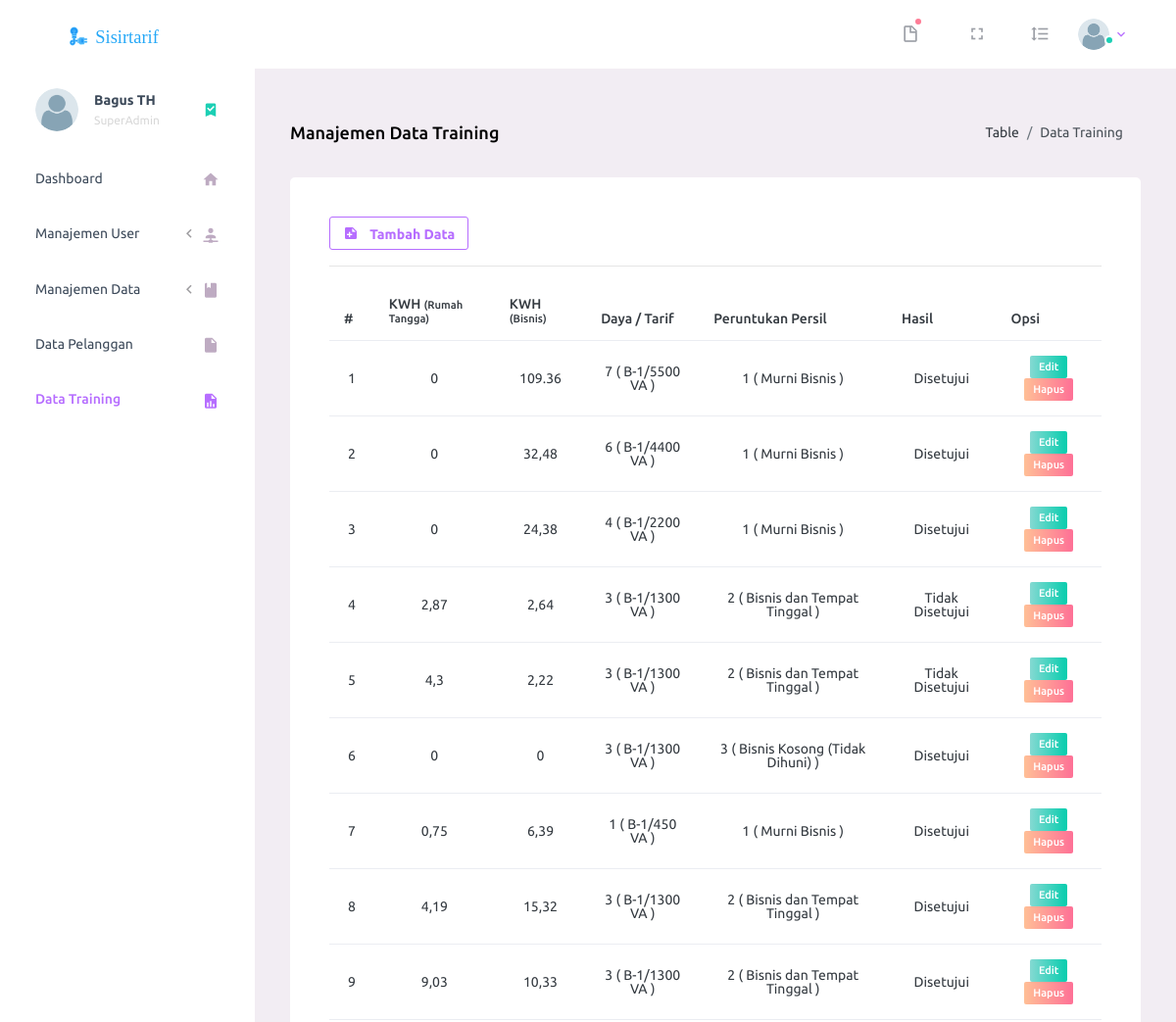
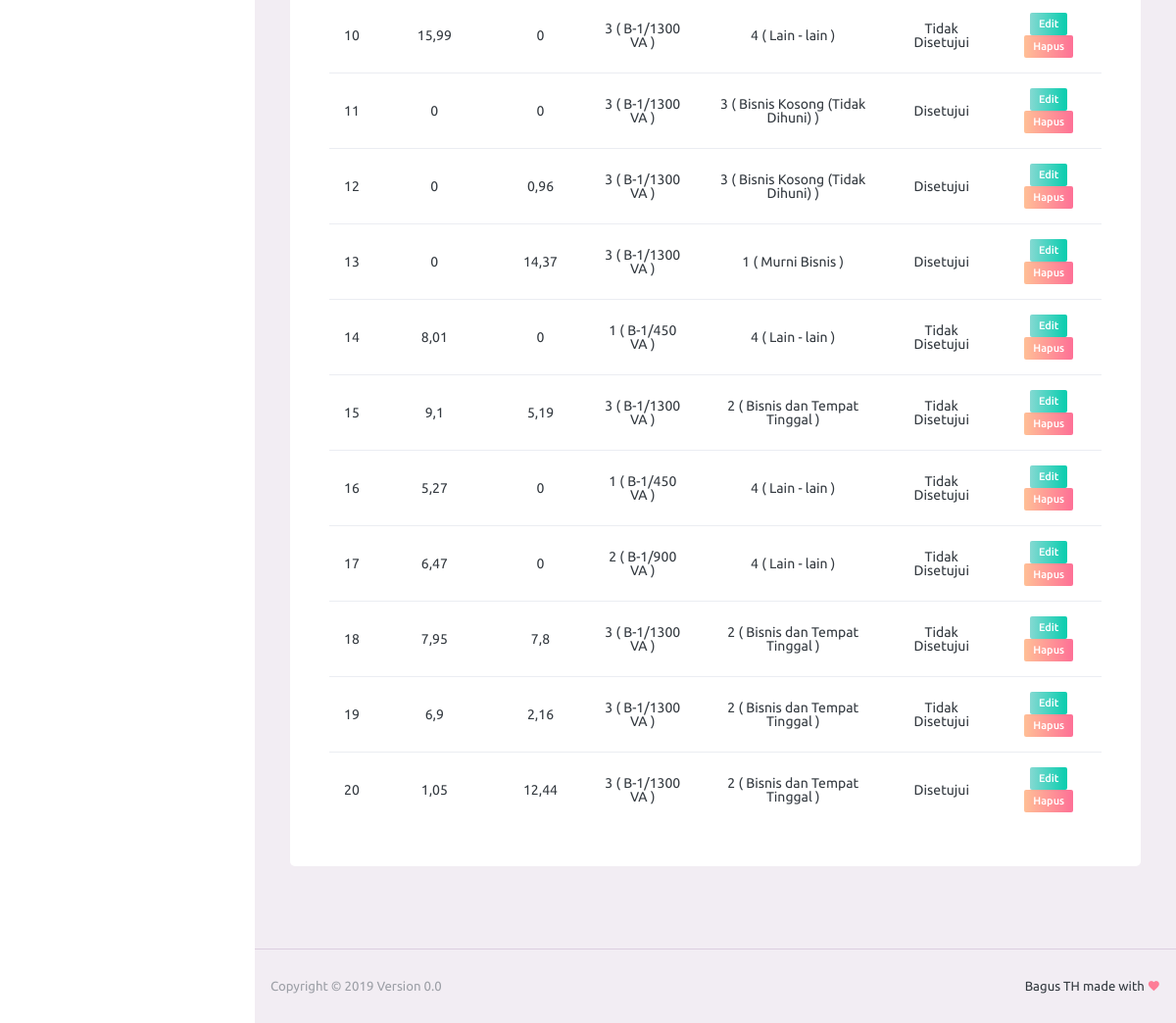
Screenshot of /?page=data_training (signed in) with the database file from the repository (2 pictures, top to bottom).
### tables this page shows
CREATE TABLE `user` (
  `nik` int(11) NOT NULL,
  `nama_lengkap` varchar(100) NOT NULL,
  `email` varchar(50) NOT NULL,
  `no_telp` varchar(20) NOT NULL,
  `jenis_kelamin` enum('Pria','Wanita') NOT NULL,
  `alamat` text NOT NULL,
  `gambar` varchar(100) NOT NULL,
  `username` varchar(100) NOT NULL,
  `password` varchar(100) NOT NULL,
  `pass` varchar(100) NOT NULL,
  `hak_akses` enum('SuperAdmin','Admin','Karyawan') NOT NULL,
  `status` enum('Aktif','Tidak Aktif') NOT NULL,
  `tgl_buat` varchar(50) NOT NULL
);

CREATE TABLE `data_training` (
  `id_dt` int(11) NOT NULL,
  `kwh_rt` varchar(50) NOT NULL,
  `kwh_bisnis` varchar(50) NOT NULL,
  `id_daya_tarif` int(11) NOT NULL,
  `id_peruntukan_persil` int(11) NOT NULL,
  `hasil` enum('Disetujui','Tidak Disetujui') NOT NULL
);

CREATE TABLE `data_daya_tarif` (
  `id_ddt` int(11) NOT NULL,
  `id_daya_tarif` int(11) NOT NULL,
  `daya_tarif` varchar(50) NOT NULL
);

CREATE TABLE `data_peruntukan_persil` (
  `id_pp` int(11) NOT NULL,
  `id_peruntukan_persil` int(11) NOT NULL,
  `peruntukan_persil` varchar(100) NOT NULL
);

### inc/data_training.php (the view, shortened to what this page needs)
<?php
$sql_data_training = mysqli_query($db, "SELECT * FROM data_training JOIN data_daya_tarif ON data_training.id_daya_tarif = data_daya_tarif.id_daya_tarif JOIN data_peruntukan_persil ON data_training.id_peruntukan_persil = data_peruntukan_persil.id_peruntukan_persil ORDER BY id_dt ") or die ($db->error);
$no = 1;
?>
<?php if (@$_GET['action'] == ''): ?>
  <div class="content-wrapper">
    <div class="page-header">
      <h3 class="page-title">
        Manajemen Data Training
      </h3>
      <nav aria-label="breadcrumb">
        <ol class="breadcrumb">
          <li class="breadcrumb-item">Table</li>
          <li class="breadcrumb-item active" aria-current="page">Data Training</li>
        </ol>
      </nav>
    </div>
    <div class="row">
      <div class="col-12 grid-margin">
        <div class="card">
          <div class="card-body">
            <a href="?page=data_training&action=tambah_data_training" class="btn btn-outline-primary btn-icon-text btn-sm">
              <i class="mdi mdi-note-plus btn-icon-prepend"></i>
              Tambah Data
            </a>
            <hr>
            <div class="table-responsive ">
              <table class="table" id="myTable">
                <thead>
                  <tr>
                    <th>#</th>
                    <th>KWH <small>(Rumah Tangga)</small></th>
                    <th>KWH <small>(Bisnis)</small></th>
                    <th>Daya / Tarif</th>
                    <th>Peruntukan Persil</th>
                    <th>Hasil</th>
                    <th>Opsi</th>
                  </tr>
                </thead>
                <tbody>
                  <?php while($data_data_training = mysqli_fetch_array($sql_data_training)) { ?>
                    <tr>
                      <td align="center"><?= $no++; ?>  </td>
                      <td align="center"><?= $data_data_training['kwh_rt']; ?></td>
                      <td align="center"><?= $data_data_training['kwh_bisnis']; ?></td>
                      <td align="center"><?= $data_data_training['id_daya_tarif']; ?> ( <?= $data_data_training['daya_tarif']; ?> )</td>
                      <td align="center"><?= $data_data_training['id_peruntukan_persil']; ?> ( <?= $data_data_training['peruntukan_persil']; ?> )</td>
                      <td align="center"><?= $data_data_training['hasil']; ?></td>
                      <td align="center">
                        <a href="?page=data_training&action=edit_data_training&id_dt=<?= $data_data_training['id_dt']; ?>" class="badge badge-gradient-success" style="text-decoration: none;">Edit</a>
                        <a href="?page=data_training&action=hapus_data_training&id_dt=<?php echo $data_data_training['id_dt']; ?>" class="badge badge-gradient-danger tombol-hapus" style="text-decoration: none;">Hapus</a>
                      </td>
                    </tr>
                  <?php } ?>
                </tbody>
              </table>
            </div>
          </div>
        </div>
      </div>
    </div>
  </div>
          <?php endif; ?>

### index.php (shortened to what this page needs)
<?php
include "+koneksi.php";
if(@$_SESSION['superadmin'] || @$_SESSION['admin'] || @$_SESSION['karyawan']) {
  ?>
  <!DOCTYPE html>
  <html lang="en">
  <head>
    <link rel="stylesheet" href="vendors/iconfonts/mdi/css/materialdesignicons.min.css">
    <link rel="stylesheet" href="vendors/css/vendor.bundle.base.css">
    <link rel="stylesheet" href="css/style.css">
    <link rel="stylesheet" type="text/css" href="https://cdn.datatables.net/v/bs4/dt-1.10.18/datatables.min.css"/>
  </head>
  <?php
  if(@$_SESSION['superadmin']) {
    $sql_terlogin = mysqli_query($db, "SELECT * FROM user WHERE nik = '$_SESSION[superadmin]' ") or die ($db->error);
    $data_terlogin = mysqli_fetch_array($sql_terlogin);
  } elseif (@$_SESSION['admin']) {
    $sql_terlogin = mysqli_query($db, "SELECT * FROM user WHERE nik = '$_SESSION[admin]' ") or die ($db->error);
    $data_terlogin = mysqli_fetch_array($sql_terlogin);
  } else {
    $sql_terlogin = mysqli_query($db, "SELECT * FROM user WHERE nik = '$_SESSION[karyawan]' ") or die ($db->error);
    $data_terlogin = mysqli_fetch_array($sql_terlogin);
  }
  ?>
  <body>
    <div class="container-scroller">
      <nav class="navbar default-layout-navbar col-lg-12 col-12 p-0 fixed-top d-flex flex-row">
        <div class="text-center navbar-brand-wrapper d-flex align-items-center justify-content-center">
          <a class="navbar-brand brand-logo" href="./"><img src="images/logo.svg" alt="logo"/></a>
        </div>
        <div class="navbar-menu-wrapper d-flex align-items-stretch">
          <ul class="navbar-nav navbar-nav-right">
            <?php if ($data_terlogin['hak_akses'] != 'Karyawan'): ?>
              <?php
              $sql_notif = mysqli_query($db, "SELECT * FROM pelanggan JOIN user ON pelanggan.nik = user.nik WHERE hits = '1' LIMIT 5 ");
              ?>
              <li class="nav-item dropdown">
                <a class="nav-link count-indicator dropdown-toggle" id="messageDropdown" data-toggle="dropdown" aria-expanded="false">
                  <i class="mdi mdi-file-outline"></i>
                  <?php
                  if (mysqli_num_rows($sql_notif) > 0) {
                    ?>
                    <span class="count-symbol bg-warning"></span>
                    <div class="dropdown-menu dropdown-menu-right navbar-dropdown preview-list" aria-labelledby="messageDropdown">
                      <h6 class="p-1 mb-0">Data Masuk</h6>
                      <?php
                    } else { ?>
                      <span class="count-symbol bg-danger"></span>
                        <?php
                      }
                      ?>
                    </a>
                  </div>
              <?php endif ?>
              <li class="nav-item d-none d-lg-block full-screen-link">
                <a class="nav-link">
                  <i class="mdi mdi-fullscreen" id="fullscreen-button"></i>
                </a>
              </li>
              <li class="nav-item nav-settings d-none d-lg-block">
                <a class="nav-link" href="#">
                  <i class="mdi mdi-format-line-spacing"></i>
                </a>
              </li>
              <li class="nav-item nav-profile dropdown">
                <a class="nav-link dropdown-toggle" id="profileDropdown" href="#" data-toggle="dropdown" aria-expanded="false">
                  <div class="nav-profile-img">
                    <img src="images/foto/<?= ucfirst($data_terlogin['gambar']); ?>" alt="image">
                    <span class="availability-status online"></span>
                  </div>
                </a>
              </li>
          </div>
        <div class="container-fluid page-body-wrapper">
          <nav class="sidebar sidebar-offcanvas" id="sidebar">
            <ul class="nav">
              <li class="nav-item nav-profile">
                <a href="?page=users_detail" class="nav-link">
                  <div class="nav-profile-image">
                    <img src="images/foto/<?= ucfirst($data_terlogin['gambar']); ?>" alt="profile">
                  </div>
                  <div class="nav-profile-text d-flex flex-column">
                    <span class="font-weight-bold mb-2"><?php echo ucfirst($data_terlogin['nama_lengkap']); ?></span>
                    <span class="text-secondary text-small"><?php echo ucfirst($data_terlogin['hak_akses']); ?></span>
                  </div>
                  <i class="mdi mdi-bookmark-check text-success nav-profile-badge"></i>
                </a>
              </li>
              <li class="nav-item <?php if(@$_GET['page'] == '') { echo 'active'; } ?>">
                <a class="nav-link" href="./">
                  <span class="menu-title">Dashboard</span>
                  <i class="mdi mdi-home menu-icon"></i>
                </a>
              </li>
              <?php if ($data_terlogin['hak_akses'] != 'Karyawan'): ?>
                <li class="nav-item <?php if(@$_GET['page'] == 'user_admin') { echo 'active'; } elseif(@$_GET['page'] == 'user_karyawan') { echo 'active'; }  ?>">
                  <a class="nav-link" data-toggle="collapse" href="#ui-basic" aria-expanded="false" aria-controls="ui-basic">
                    <span class="menu-title">Manajemen User</span>
                    <i class="menu-arrow"></i>
                    <i class="mdi mdi-account-network menu-icon"></i>
                  </a>
                        </li>
                        <li class="nav-item <?php if(@$_GET['page'] == 'data_tarif_daya') { echo 'active'; } elseif(@$_GET['page'] == 'data_peruntukan_persil') { echo 'active'; }  ?>">
                          <a class="nav-link" data-toggle="collapse" href="#ui-basic1" aria-expanded="false" aria-controls="ui-basic">
                            <span class="menu-title">Manajemen Data</span>
                            <i class="menu-arrow"></i>
                            <i class="mdi mdi-book menu-icon"></i>
                          </a>
                            </li>
                          <?php endif ?>
                          <li class="nav-item <?php if(@$_GET['page'] == 'data_pelanggan') { echo 'active'; } ?>">
                            <a class="nav-link" href="?page=data_pelanggan">
                              <span class="menu-title">Data Pelanggan</span>
                              <i class="mdi mdi-file menu-icon"></i>
                            </a>
                          </li>
                          <?php if ($data_terlogin['hak_akses'] == 'SuperAdmin'): ?>
                            <li class="nav-item <?php if(@$_GET['page'] == 'data_training') { echo 'active'; } ?>">
                              <a class="nav-link" href="?page=data_training">
                                <span class="menu-title">Data Training</span>
                                <i class="mdi mdi-file-chart menu-icon"></i>
                              </a>
                            </li>
                          <?php endif ?>
                        </ul>
                      </nav>
                      <div class="main-panel">
                       <?php
                       if(@$_GET['page'] == '') {
                        include "inc/dashboard.php";
                      } else if(@$_GET['page'] == 'user_admin') {
                        include "inc/user_admin.php";
                      } else if(@$_GET['page'] == 'user_karyawan') {
                        include "inc/user_karyawan.php";
                      } else if(@$_GET['page'] == 'users_detail') {
                        include "inc/users_detail.php";
                      } else if(@$_GET['page'] == 'user_detail') {
                        include "inc/user_detail.php";
                      } else if(@$_GET['page'] == 'data_tarif_daya') {
                        include "inc/data_tarif_daya.php";
                      } else if(@$_GET['page'] == 'data_peruntukan_persil') {
                        include "inc/data_peruntukan_persil.php";
                      } else if(@$_GET['page'] == 'data_pelanggan') {
                        include "inc/data_pelanggan.php";
                      } else if(@$_GET['page'] == 'data_pelanggan_manajemen') {
                        include "inc/data_pelanggan_manajemen.php";
                      } else if(@$_GET['page'] == 'data_pelanggan_detail') {
                        include "inc/data_pelanggan_detail.php";
                      } else if(@$_GET['page'] == 'data_pelanggan_proses') {
                        include "inc/data_pelanggan_proses.php";
                      } else if(@$_GET['page'] == 'data_training') {
                        include "inc/data_training.php";
                      } else if(@$_GET['page'] == 'manajemen_alat') {
                        include "inc/manajemen_alat.php";
                      } else {
                        include "inc/error-404.php";
                      } ?>
                      <footer class="footer">
                        <div class="d-sm-flex justify-content-center justify-content-sm-between">
                          <span class="text-muted text-center text-sm-left d-block d-sm-inline-block">Copyright © 2019 Version 0.0</span>
                          <span class="float-none float-sm-right d-block mt-1 mt-sm-0 text-center">Bagus TH made with <i class="mdi mdi-heart text-danger"></i></span>
                        </div>
                      </footer>
                    </div>
                  </div>
              </body>
              </html>
              <?php
            } else {
              include "login.php";
            }
            ?>

### rows the page displays
user: nama_lengkap "Bagus TH", hak_akses "SuperAdmin"
data_training: kwh_rt "0", kwh_bisnis "109.36", data_daya_tarif.id_daya_tarif "7", data_daya_tarif.daya_tarif "B-1/5500 VA", data_peruntukan_persil.id_peruntukan_persil "1", data_peruntukan_persil.peruntukan_persil "Murni Bisnis", hasil "Disetujui"
data_training: kwh_rt "0", kwh_bisnis "32,48", data_daya_tarif.id_daya_tarif "6", data_daya_tarif.daya_tarif "B-1/4400 VA", data_peruntukan_persil.id_peruntukan_persil "1", data_peruntukan_persil.peruntukan_persil "Murni Bisnis", hasil "Disetujui"
data_training: kwh_rt "0", kwh_bisnis "24,38", data_daya_tarif.id_daya_tarif "4", data_daya_tarif.daya_tarif "B-1/2200 VA", data_peruntukan_persil.id_peruntukan_persil "1", data_peruntukan_persil.peruntukan_persil "Murni Bisnis", hasil "Disetujui"
data_training: kwh_rt "2,87", kwh_bisnis "2,64", data_daya_tarif.id_daya_tarif "3", data_daya_tarif.daya_tarif "B-1/1300 VA", data_peruntukan_persil.id_peruntukan_persil "2", data_peruntukan_persil.peruntukan_persil "Bisnis dan Tempat Tinggal", hasil "Tidak Disetujui"
data_training: kwh_rt "4,3", kwh_bisnis "2,22", data_daya_tarif.id_daya_tarif "3", data_daya_tarif.daya_tarif "B-1/1300 VA", data_peruntukan_persil.id_peruntukan_persil "2", data_peruntukan_persil.peruntukan_persil "Bisnis dan Tempat Tinggal", hasil "Tidak Disetujui"
data_training: kwh_rt "0", kwh_bisnis "0", data_daya_tarif.id_daya_tarif "3", data_daya_tarif.daya_tarif "B-1/1300 VA", data_peruntukan_persil.id_peruntukan_persil "3", data_peruntukan_persil.peruntukan_persil "Bisnis Kosong (Tidak Dihuni)", hasil "Disetujui"
data_training: kwh_rt "0,75", kwh_bisnis "6,39", data_daya_tarif.id_daya_tarif "1", data_daya_tarif.daya_tarif "B-1/450 VA", data_peruntukan_persil.id_peruntukan_persil "1", data_peruntukan_persil.peruntukan_persil "Murni Bisnis", hasil "Disetujui"
data_training: kwh_rt "4,19", kwh_bisnis "15,32", data_daya_tarif.id_daya_tarif "3", data_daya_tarif.daya_tarif "B-1/1300 VA", data_peruntukan_persil.id_peruntukan_persil "2", data_peruntukan_persil.peruntukan_persil "Bisnis dan Tempat Tinggal", hasil "Disetujui"
data_training: kwh_rt "9,03", kwh_bisnis "10,33", data_daya_tarif.id_daya_tarif "3", data_daya_tarif.daya_tarif "B-1/1300 VA", data_peruntukan_persil.id_peruntukan_persil "2", data_peruntukan_persil.peruntukan_persil "Bisnis dan Tempat Tinggal", hasil "Disetujui"
data_training: kwh_rt "15,99", kwh_bisnis "0", data_daya_tarif.id_daya_tarif "3", data_daya_tarif.daya_tarif "B-1/1300 VA", data_peruntukan_persil.id_peruntukan_persil "4", data_peruntukan_persil.peruntukan_persil "Lain - lain", hasil "Tidak Disetujui"
data_training: kwh_rt "0", kwh_bisnis "0", data_daya_tarif.id_daya_tarif "3", data_daya_tarif.daya_tarif "B-1/1300 VA", data_peruntukan_persil.id_peruntukan_persil "3", data_peruntukan_persil.peruntukan_persil "Bisnis Kosong (Tidak Dihuni)", hasil "Disetujui"
data_training: kwh_rt "0", kwh_bisnis "0,96", data_daya_tarif.id_daya_tarif "3", data_daya_tarif.daya_tarif "B-1/1300 VA", data_peruntukan_persil.id_peruntukan_persil "3", data_peruntukan_persil.peruntukan_persil "Bisnis Kosong (Tidak Dihuni)", hasil "Disetujui"
data_training: kwh_rt "0", kwh_bisnis "14,37", data_daya_tarif.id_daya_tarif "3", data_daya_tarif.daya_tarif "B-1/1300 VA", data_peruntukan_persil.id_peruntukan_persil "1", data_peruntukan_persil.peruntukan_persil "Murni Bisnis", hasil "Disetujui"
data_training: kwh_rt "8,01", kwh_bisnis "0", data_daya_tarif.id_daya_tarif "1", data_daya_tarif.daya_tarif "B-1/450 VA", data_peruntukan_persil.id_peruntukan_persil "4", data_peruntukan_persil.peruntukan_persil "Lain - lain", hasil "Tidak Disetujui"
data_training: kwh_rt "9,1", kwh_bisnis "5,19", data_daya_tarif.id_daya_tarif "3", data_daya_tarif.daya_tarif "B-1/1300 VA", data_peruntukan_persil.id_peruntukan_persil "2", data_peruntukan_persil.peruntukan_persil "Bisnis dan Tempat Tinggal", hasil "Tidak Disetujui"
data_training: kwh_rt "5,27", kwh_bisnis "0", data_daya_tarif.id_daya_tarif "1", data_daya_tarif.daya_tarif "B-1/450 VA", data_peruntukan_persil.id_peruntukan_persil "4", data_peruntukan_persil.peruntukan_persil "Lain - lain", hasil "Tidak Disetujui"
data_training: kwh_rt "6,47", kwh_bisnis "0", data_daya_tarif.id_daya_tarif "2", data_daya_tarif.daya_tarif "B-1/900 VA", data_peruntukan_persil.id_peruntukan_persil "4", data_peruntukan_persil.peruntukan_persil "Lain - lain", hasil "Tidak Disetujui"
data_training: kwh_rt "7,95", kwh_bisnis "7,8", data_daya_tarif.id_daya_tarif "3", data_daya_tarif.daya_tarif "B-1/1300 VA", data_peruntukan_persil.id_peruntukan_persil "2", data_peruntukan_persil.peruntukan_persil "Bisnis dan Tempat Tinggal", hasil "Tidak Disetujui"
data_training: kwh_rt "6,9", kwh_bisnis "2,16", data_daya_tarif.id_daya_tarif "3", data_daya_tarif.daya_tarif "B-1/1300 VA", data_peruntukan_persil.id_peruntukan_persil "2", data_peruntukan_persil.peruntukan_persil "Bisnis dan Tempat Tinggal", hasil "Tidak Disetujui"
data_training: kwh_rt "1,05", kwh_bisnis "12,44", data_daya_tarif.id_daya_tarif "3", data_daya_tarif.daya_tarif "B-1/1300 VA", data_peruntukan_persil.id_peruntukan_persil "2", data_peruntukan_persil.peruntukan_persil "Bisnis dan Tempat Tinggal", hasil "Disetujui"
